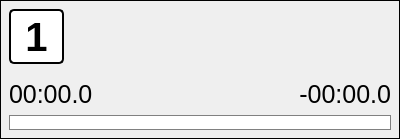
<?xml version="1.0" encoding="UTF-8"?>
<ui version="4.0">
 <class>PlayerWidget</class>
 <widget class="QWidget" name="PlayerWidget">
  <property name="geometry">
   <rect>
    <x>0</x>
    <y>0</y>
    <width>400</width>
    <height>139</height>
   </rect>
  </property>
  <property name="sizePolicy">
   <sizepolicy hsizetype="Preferred" vsizetype="Fixed">
    <horstretch>0</horstretch>
    <verstretch>0</verstretch>
   </sizepolicy>
  </property>
  <property name="minimumSize">
   <size>
    <width>0</width>
    <height>139</height>
   </size>
  </property>
  <property name="maximumSize">
   <size>
    <width>16777215</width>
    <height>139</height>
   </size>
  </property>
  <property name="windowTitle">
   <string notr="true"/>
  </property>
  <layout class="QHBoxLayout" name="horizontalLayout">
   <property name="margin">
    <number>0</number>
   </property>
   <item>
    <widget class="QWidget" name="contentWidget" native="true">
     <property name="styleSheet">
      <string notr="true">QWidget#contentWidget {
border:1px solid #000000;
}</string>
     </property>
     <layout class="QGridLayout" name="gridLayout">
      <item row="0" column="1">
       <widget class="QLabel" name="artistLabel">
        <property name="styleSheet">
         <string notr="true">font-size:20px;
font-weight:bold;</string>
        </property>
       </widget>
      </item>
      <item row="1" column="1">
       <widget class="QLabel" name="titleLabel">
        <property name="styleSheet">
         <string notr="true">font-size:18px;</string>
        </property>
       </widget>
      </item>
      <item row="2" column="0">
       <spacer name="verticalSpacer">
        <property name="orientation">
         <enum>Qt::Vertical</enum>
        </property>
        <property name="sizeHint" stdset="0">
         <size>
          <width>28</width>
          <height>2</height>
         </size>
        </property>
       </spacer>
      </item>
      <item row="3" column="0" colspan="3">
       <widget class="QWidget" name="widget_2" native="true">
        <layout class="QGridLayout" name="gridLayout_2">
         <property name="margin">
          <number>0</number>
         </property>
         <item row="0" column="0">
          <widget class="QLabel" name="playedLabel">
           <property name="styleSheet">
            <string notr="true">font-size:25px</string>
           </property>
           <property name="text">
            <string notr="true">00:00.0</string>
           </property>
          </widget>
         </item>
         <item row="0" column="1">
          <widget class="QLabel" name="toPlayLabel">
           <property name="styleSheet">
            <string notr="true">font-size:25px</string>
           </property>
           <property name="text">
            <string notr="true">-00:00.0</string>
           </property>
           <property name="alignment">
            <set>Qt::AlignRight|Qt::AlignTrailing|Qt::AlignVCenter</set>
           </property>
          </widget>
         </item>
         <item row="1" column="0" colspan="2">
          <widget class="QProgressBar" name="progressBar">
           <property name="minimumSize">
            <size>
             <width>0</width>
             <height>15</height>
            </size>
           </property>
           <property name="maximumSize">
            <size>
             <width>16777215</width>
             <height>15</height>
            </size>
           </property>
           <property name="styleSheet">
            <string notr="true">QProgressBar:horizontal {
border: 1px solid gray;
padding: 1px;
text-align: center;
}
QProgressBar::chunk:horizontal {
background: red;
}</string>
           </property>
           <property name="value">
            <number>0</number>
           </property>
           <property name="textVisible">
            <bool>false</bool>
           </property>
          </widget>
         </item>
        </layout>
       </widget>
      </item>
      <item row="0" column="2">
       <widget class="QPushButton" name="playButton">
        <property name="minimumSize">
         <size>
          <width>25</width>
          <height>25</height>
         </size>
        </property>
        <property name="maximumSize">
         <size>
          <width>25</width>
          <height>25</height>
         </size>
        </property>
        <property name="styleSheet">
         <string notr="true">border:0;</string>
        </property>
        <property name="icon">
         <iconset resource="icons.qrc">
          <normaloff>:/icons/control_play_blue.png</normaloff>:/icons/control_play_blue.png</iconset>
        </property>
        <property name="iconSize">
         <size>
          <width>25</width>
          <height>25</height>
         </size>
        </property>
        <property name="flat">
         <bool>true</bool>
        </property>
       </widget>
      </item>
      <item row="1" column="2">
       <widget class="QPushButton" name="stopButton">
        <property name="minimumSize">
         <size>
          <width>25</width>
          <height>25</height>
         </size>
        </property>
        <property name="maximumSize">
         <size>
          <width>25</width>
          <height>25</height>
         </size>
        </property>
        <property name="styleSheet">
         <string notr="true">border:0;</string>
        </property>
        <property name="icon">
         <iconset resource="icons.qrc">
          <normaloff>:/icons/control_stop_blue.png</normaloff>:/icons/control_stop_blue.png</iconset>
        </property>
        <property name="iconSize">
         <size>
          <width>25</width>
          <height>25</height>
         </size>
        </property>
        <property name="flat">
         <bool>true</bool>
        </property>
       </widget>
      </item>
      <item row="0" column="0" rowspan="2">
       <widget class="QPushButton" name="numberButton">
        <property name="sizePolicy">
         <sizepolicy hsizetype="Fixed" vsizetype="Fixed">
          <horstretch>0</horstretch>
          <verstretch>0</verstretch>
         </sizepolicy>
        </property>
        <property name="minimumSize">
         <size>
          <width>55</width>
          <height>55</height>
         </size>
        </property>
        <property name="maximumSize">
         <size>
          <width>55</width>
          <height>55</height>
         </size>
        </property>
        <property name="styleSheet">
         <string notr="true">border:2px solid #000000;
border-radius:5px;
font-size:40px;
font-weight:bold;
background-color:#ffffff;</string>
        </property>
        <property name="text">
         <string notr="true">1</string>
        </property>
       </widget>
      </item>
     </layout>
    </widget>
   </item>
  </layout>
 </widget>
 <resources>
  <include location="icons.qrc"/>
 </resources>
 <connections/>
</ui>
